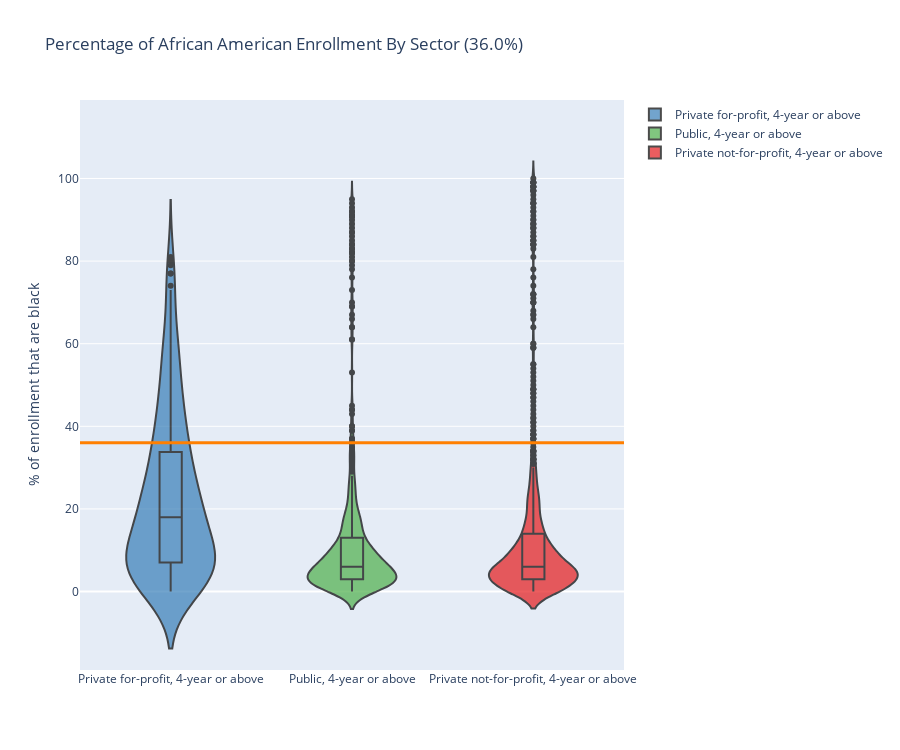

Write notebook code for a chart like this one.
### Code cell
fig = go.Figure()

fig.add_trace(go.Violin(
    y = sector_data[1][percent_black],
    box_visible=True,
    line_color='black',
    fillcolor=qualitative[1],
    opacity=0.7,
    name=sectors[1]
))

fig.add_trace(go.Violin(
    y = sector_data[2][percent_black],
    box_visible=True,
    line_color='black',
    fillcolor=qualitative[2],
    opacity=0.7,
    name=sectors[2]
))

fig.add_trace(go.Violin(
    y = sector_data[0][percent_black],
    box_visible=True,
    line_color='black',
    fillcolor=qualitative[0],
    opacity=0.7,
    name=sectors[0]
))

# Set axes ranges
fig.update_xaxes(range=[-0.5, 2.5])
fig.update_yaxes(range=[-19, 119])

fig.add_shape(
    type="line",
    x0=-0.5, y0=sample_black, 
    x1=2.5, y1=sample_black,
    line=dict(color=qualitative[4],width=3)
)

fig.update_layout(
    title=f'Percentage of African American Enrollment By Sector ({sample_black}%)',
    yaxis=dict(title='% of enrollment that are black'),
    height=750
)

fig.update_traces(
    #points='all'
)

### Figure 1 — Plotly figure (JSON) as saved in the notebook; plotly's stock layout.template omitted (floating-point values rounded to 4 significant figures; data arrays with more than 128 entries replaced by an {"elided": "..."} marker saying what was removed)
{"data": [{"box": {"visible": true}, "fillcolor": "#377eb8", "line": {"color": "black"}, "name": "Private for-profit, 4-year or above", "opacity": 0.7, "type": "violin", "y": {"elided": "255 float values"}}, {"box": {"visible": true}, "fillcolor": "#4daf4a", "line": {"color": "black"}, "name": "Public, 4-year or above", "opacity": 0.7, "type": "violin", "y": {"elided": "721 float values"}}, {"box": {"visible": true}, "fillcolor": "#e41a1c", "line": {"color": "black"}, "name": "Private not-for-profit, 4-year or above", "opacity": 0.7, "type": "violin", "y": {"elided": "1288 float values"}}], "layout": {"height": 750, "shapes": [{"line": {"color": "#ff7f00", "width": 3}, "type": "line", "x0": -0.5, "x1": 2.5, "y0": 36, "y1": 36}], "title": {"text": "Percentage of African American Enrollment By Sector (36.0%)"}, "xaxis": {"range": [-0.5, 2.5]}, "yaxis": {"range": [-19, 119], "title": {"text": "% of enrollment that are black"}}}}
